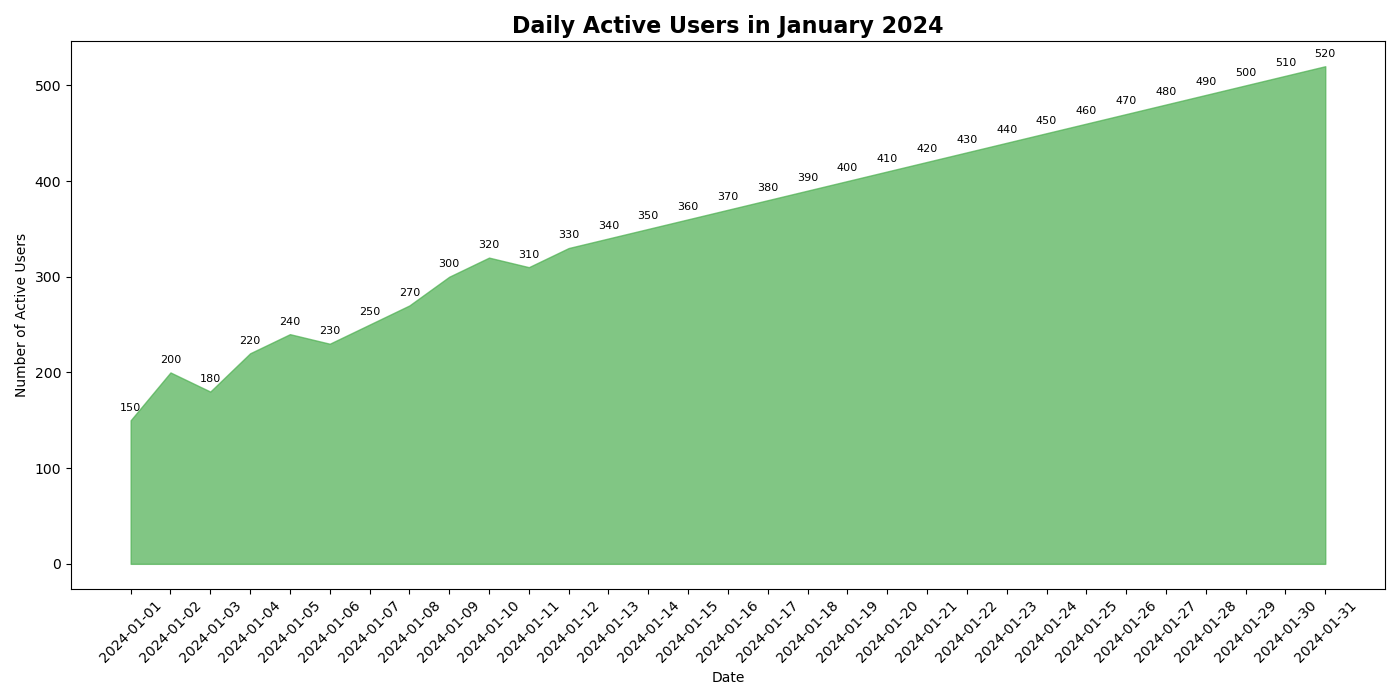

Here is the Python script that generated this plot:

import matplotlib.pyplot as plt
import pandas as pd
from io import StringIO

data = """Date,Daily Active Users
2024-01-01,150
2024-01-02,200
2024-01-03,180
2024-01-04,220
2024-01-05,240
2024-01-06,230
2024-01-07,250
2024-01-08,270
2024-01-09,300
2024-01-10,320
2024-01-11,310
2024-01-12,330
2024-01-13,340
2024-01-14,350
2024-01-15,360
2024-01-16,370
2024-01-17,380
2024-01-18,390
2024-01-19,400
2024-01-20,410
2024-01-21,420
2024-01-22,430
2024-01-23,440
2024-01-24,450
2024-01-25,460
2024-01-26,470
2024-01-27,480
2024-01-28,490
2024-01-29,500
2024-01-30,510
2024-01-31,520"""

df = pd.read_csv(StringIO(data))

plt.figure(figsize=(14, 7))

plt.fill_between(df['Date'], df['Daily Active Users'], color="#4CAF50", alpha=0.7)

plt.title("Daily Active Users in January 2024", fontsize=16, fontweight='bold', loc='center')
plt.xlabel("Date")
plt.ylabel("Number of Active Users")

plt.xticks(rotation=45)
plt.tight_layout()

for i, row in df.iterrows():
    plt.text(row['Date'], row['Daily Active Users'] + 10, str(row['Daily Active Users']), color='black', fontsize=8, ha='center')

plt.show()
